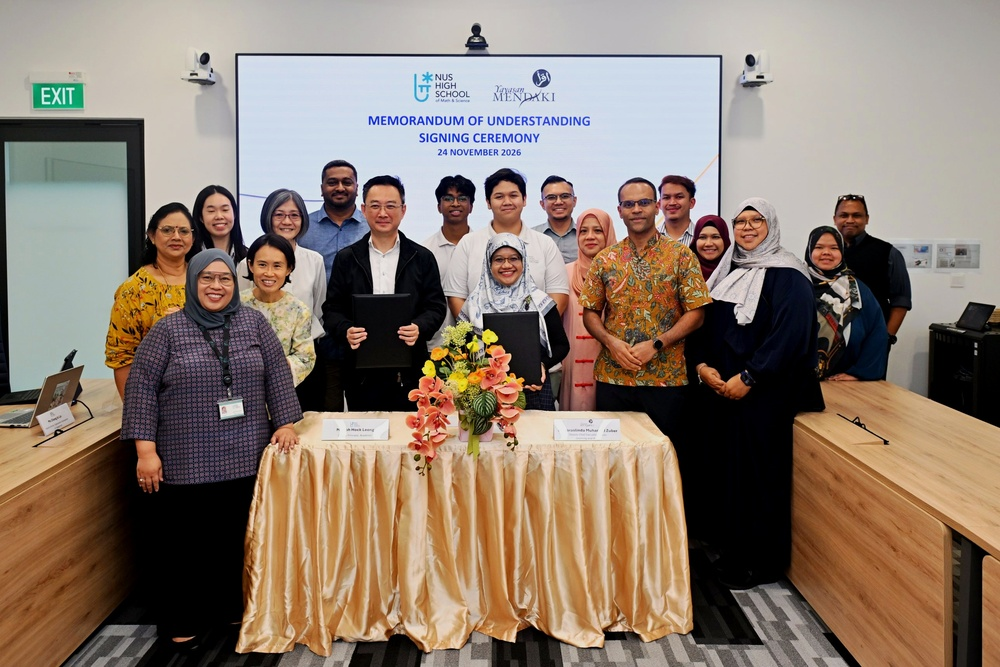
#> input picture exports/mou_template/photos/graded/01_group.jpg, 1000 x 667 px, shrunk from 2576 x 1717 before the run
$ python -i grade_photos.py   (imports and definitions only)
#> lines starting #> are read from the running program, lines starting #| are printed output that depends on the picture
#> further down, picture is the input picture: PIL image 1000x667 RGB; mean R, G, B 140.2, 123.8, 110.5
"""Tone-grade event photos: pull down highlights, add contrast and a little colour.

Usage: python3 exports/mou_template/grade_photos.py
Reads exports/mou_template/photos/*.jpg, writes exports/mou_template/photos/graded/*.jpg (originals untouched).
"""
from pathlib import Path

import numpy as np
from PIL import Image, ImageEnhance

HERE = Path(__file__).resolve().parent
SRC, DST = HERE / "photos", HERE / "photos" / "graded"


def grade(im):
    a = np.asarray(im.convert("RGB")).astype(np.float32) / 255.0
    a = a ** 1.22                                  # darken mid-tones slightly (less washed out)
    a = np.where(a > 0.62, 0.62 + (a - 0.62) * 0.62, a)  # roll off highlights
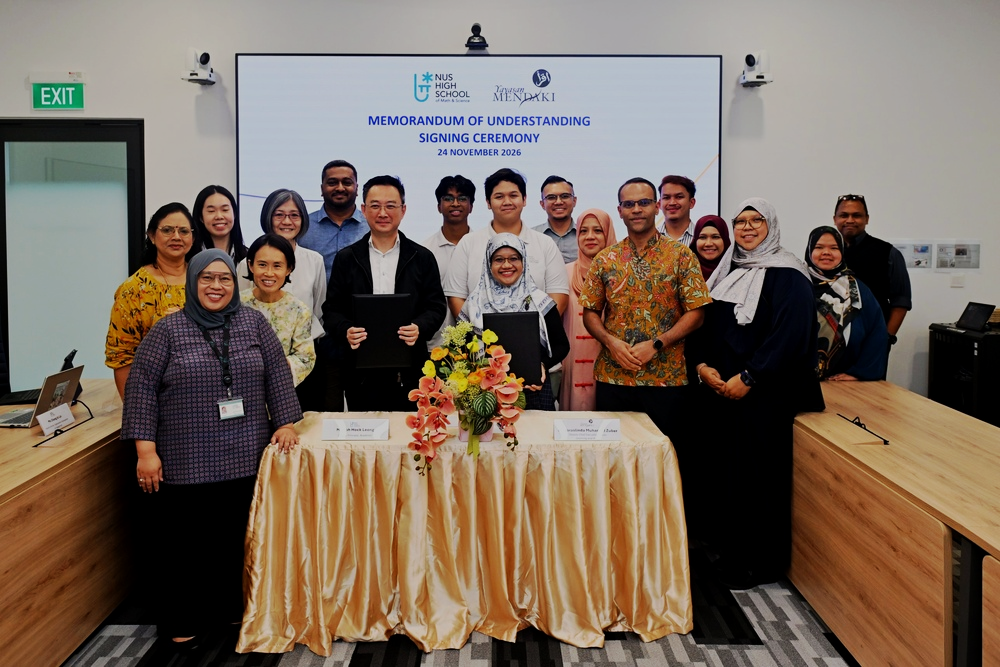
#> a: shape (667, 1000, 3) float32; mean R, G, B 0.484, 0.423, 0.373
    a = (a - 0.5) * 1.20 + 0.5                     # contrast
    a = a - 0.015                                  # deepen blacks a touch
    out = Image.fromarray((np.clip(a, 0, 1) * 255 + 0.5).astype(np.uint8))
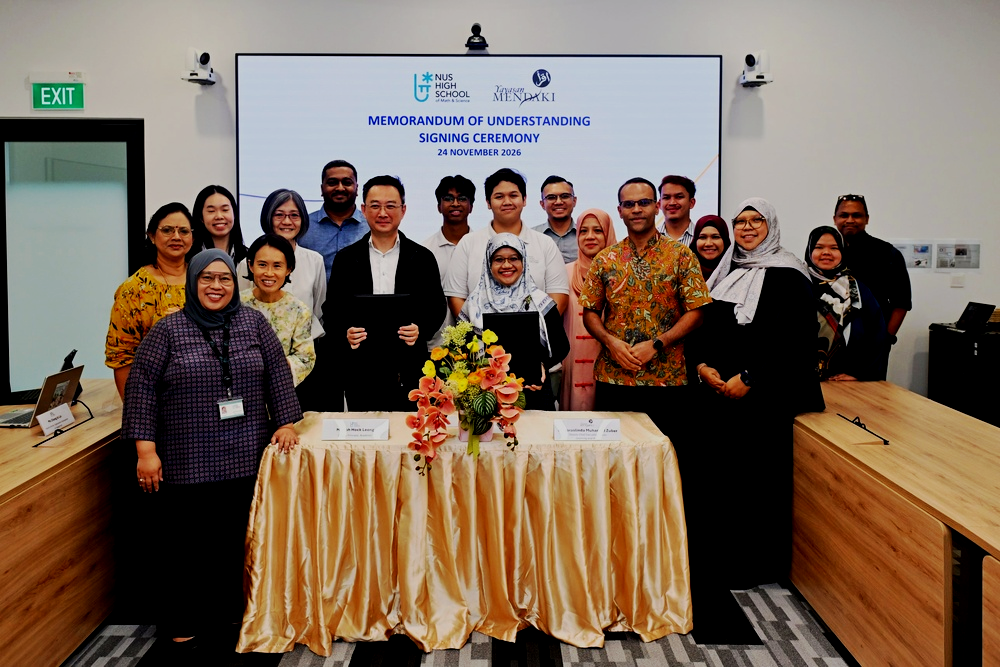
#> out: PIL image 1000x667 RGB; mean R, G, B 123.3, 104.9, 90
    out = ImageEnhance.Color(out).enhance(1.14)    # gentle saturation
    return ImageEnhance.Sharpness(out).enhance(1.15)


# [4 lines not run here, left out]

>>> from PIL import Image
>>> picture = Image.open('photos/graded/01_group.jpg')
>>> result = grade(picture)

$ run again, on exports/mou_template/photos/graded/06_tour_student_guides.jpg
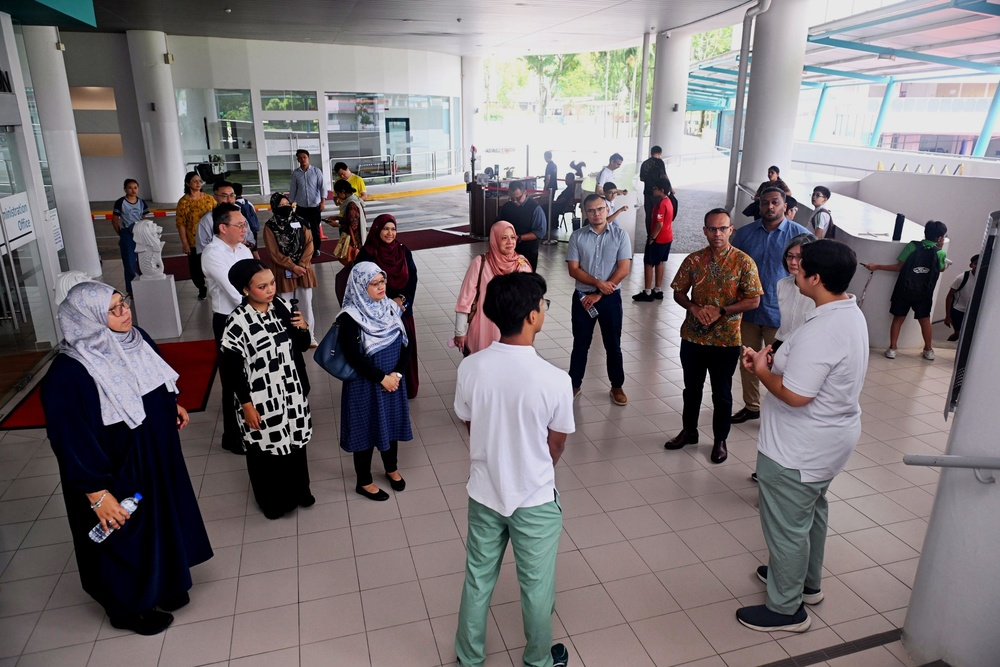
#> input picture exports/mou_template/photos/graded/06_tour_student_guides.jpg, 1000 x 667 px, shrunk from 2576 x 1718 before the run
#> picture is the input picture: PIL image 1000x667 RGB; mean R, G, B 123.4, 116.7, 119.5
#> in grade, `a = np.where(a > 0.62, 0.62 + (a - 0.62) * 0.62, a)`:
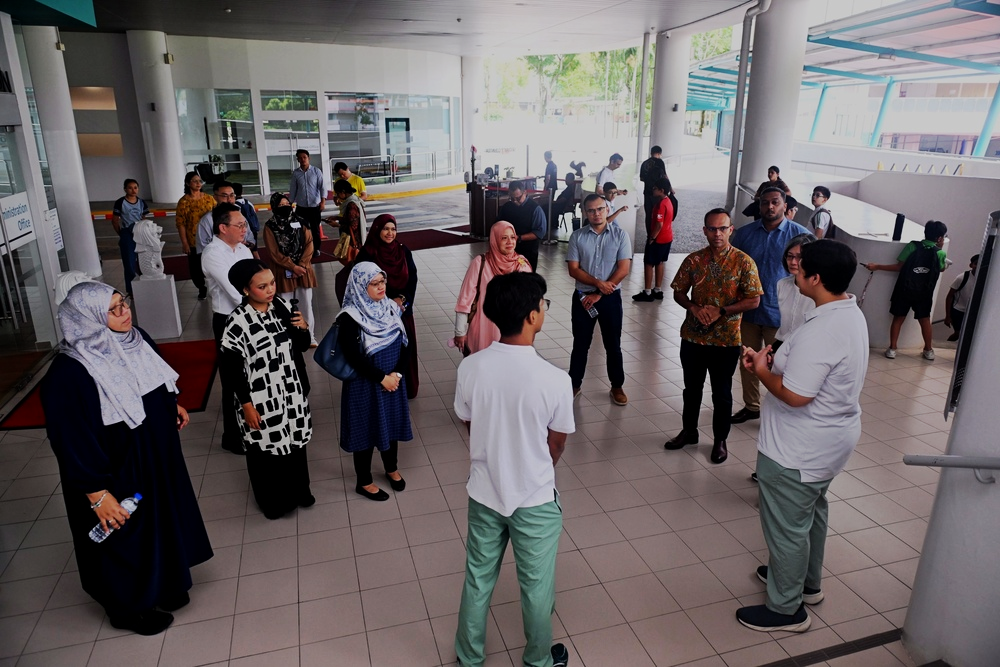
#> a: shape (667, 1000, 3) float32; mean R, G, B 0.418, 0.393, 0.401
#> in grade, `out = Image.fromarray((np.clip(a, 0, 1) * 255 + 0.5).astype(np.uint8))`:
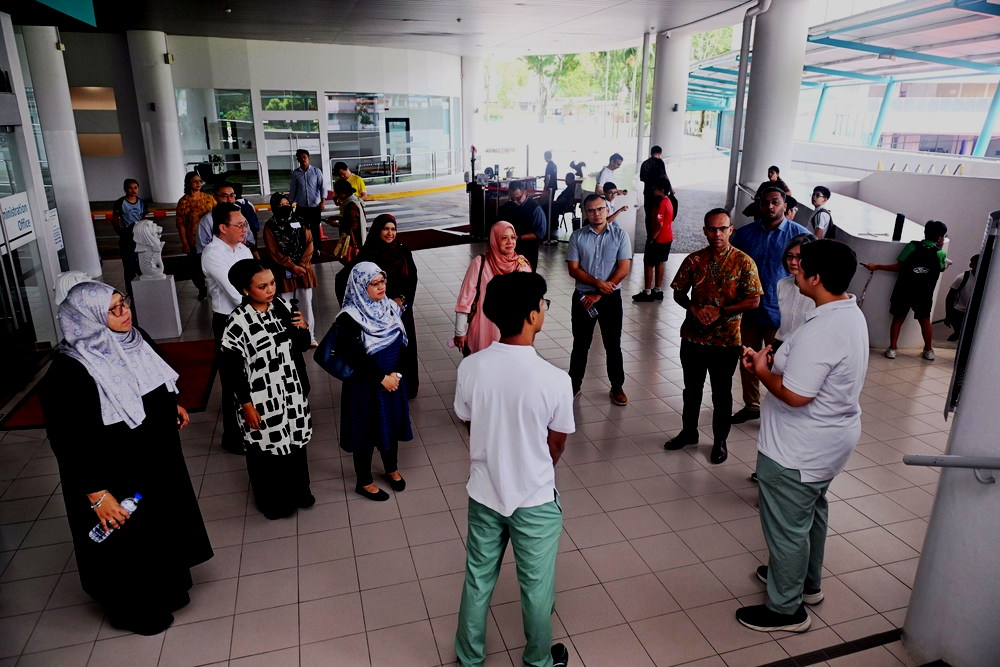
#> out: PIL image 1000x667 RGB; mean R, G, B 102.1, 94.7, 96.6

$ run again, on exports/mou_template/photos/graded/07_tour_excel_gallery.jpg
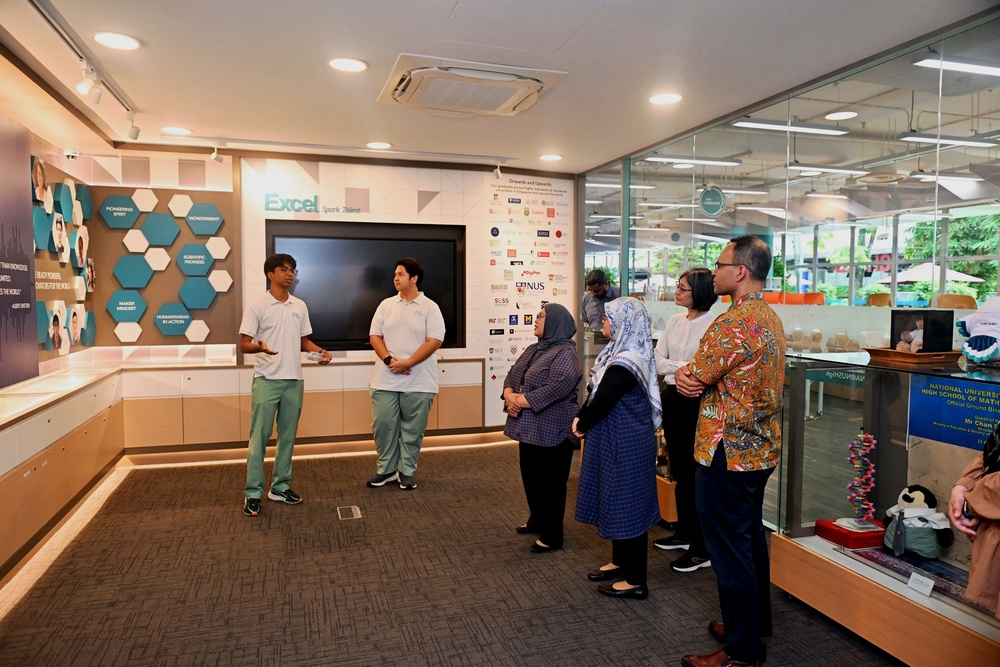
#> input picture exports/mou_template/photos/graded/07_tour_excel_gallery.jpg, 1000 x 667 px, shrunk from 2576 x 1718 before the run
#> picture is the input picture: PIL image 1000x667 RGB; mean R, G, B 130.2, 111.1, 97
#> in grade, `a = np.where(a > 0.62, 0.62 + (a - 0.62) * 0.62, a)`:
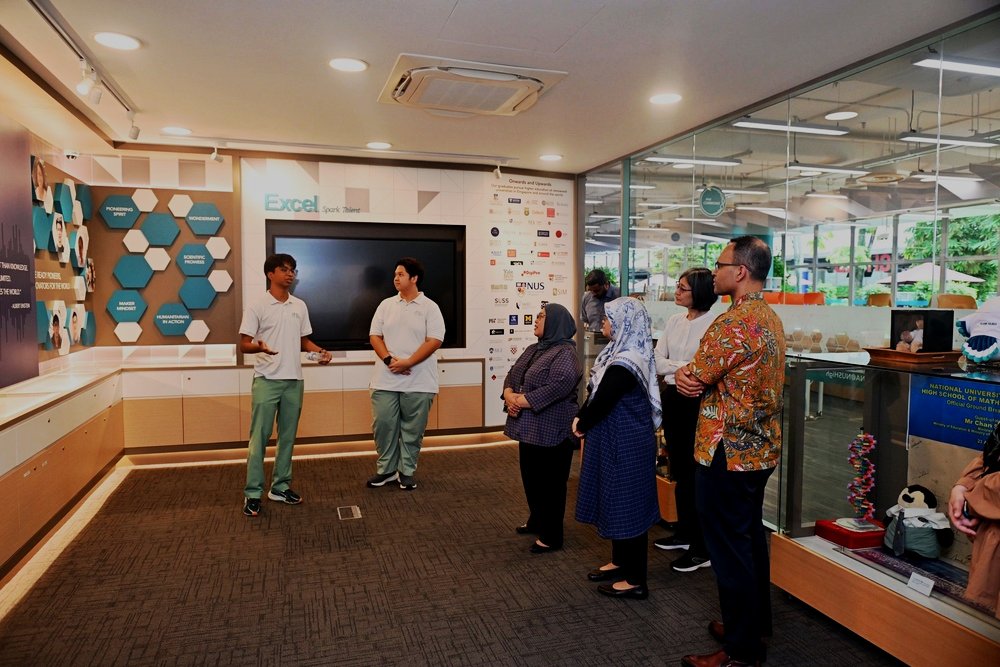
#> a: shape (667, 1000, 3) float32; mean R, G, B 0.44, 0.371, 0.319
#> in grade, `out = Image.fromarray((np.clip(a, 0, 1) * 255 + 0.5).astype(np.uint8))`:
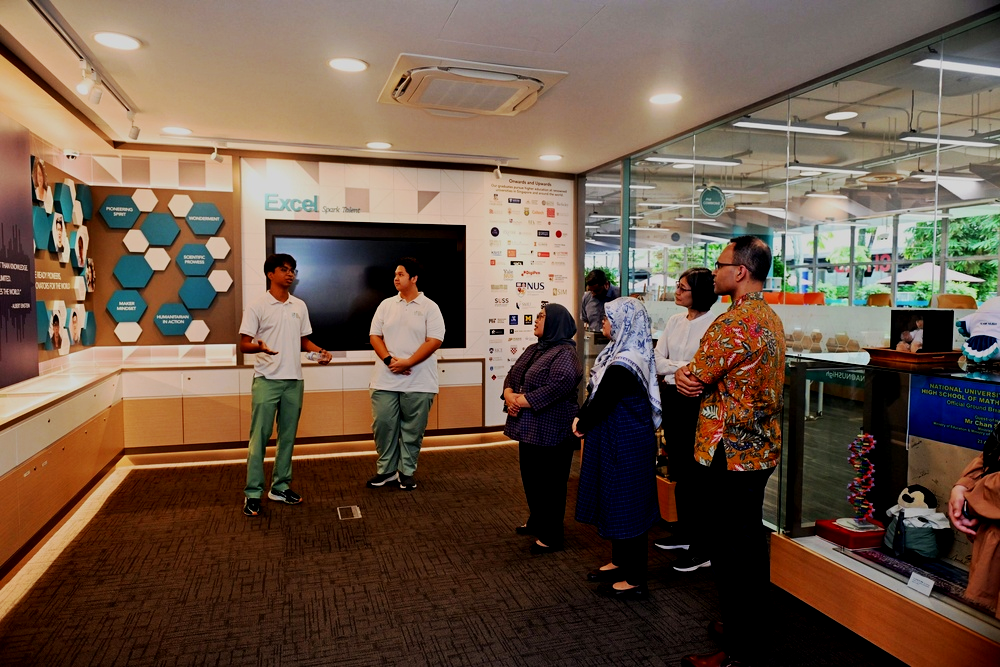
#> out: PIL image 1000x667 RGB; mean R, G, B 107.6, 86.4, 70.9
